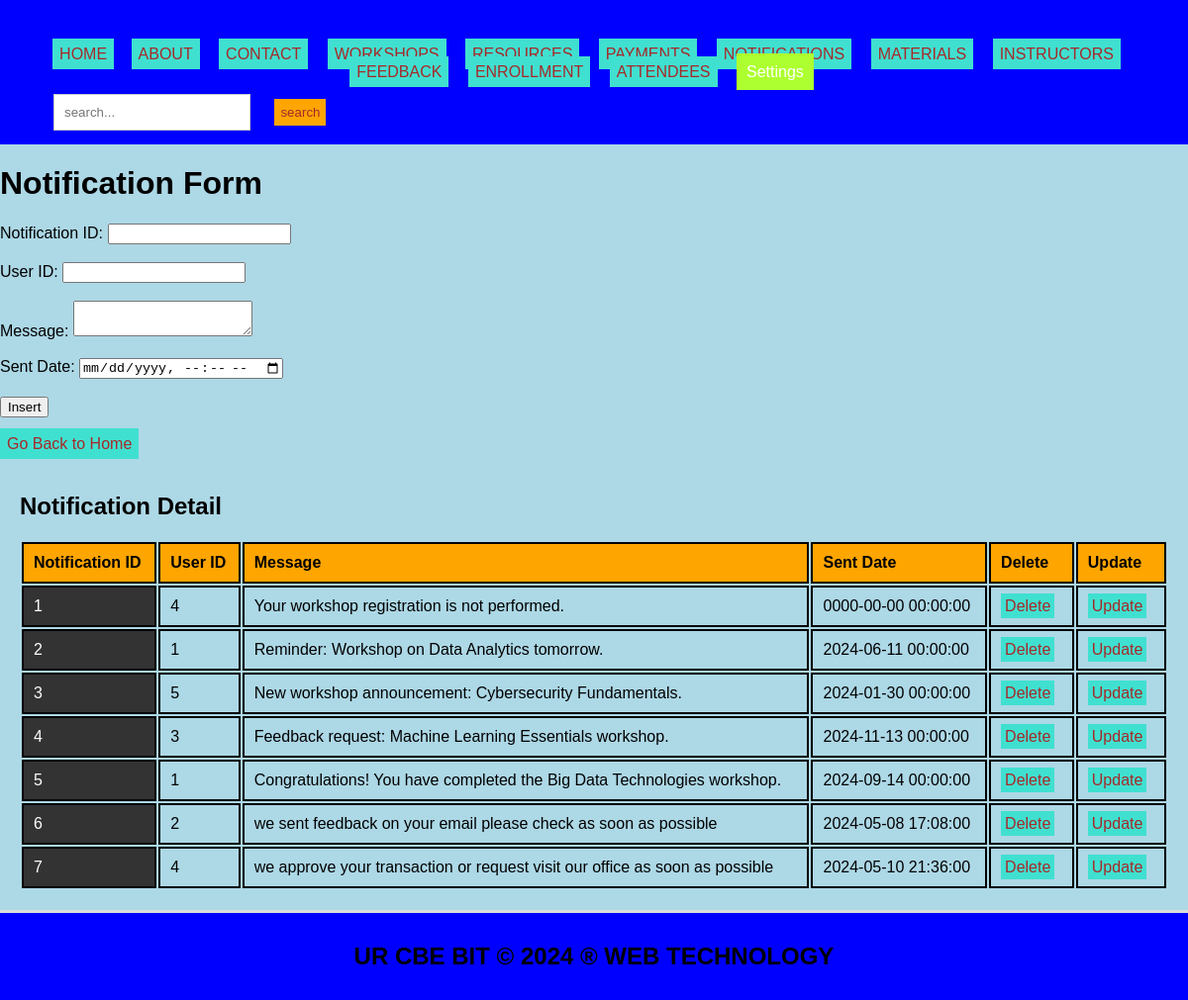
The page /notifications.php on the database its author committed.
### tables this page shows
CREATE TABLE `notifications` (
  `notification_id` int(11) NOT NULL,
  `user_id` int(11) DEFAULT NULL,
  `message` text DEFAULT NULL,
  `sent_date` datetime DEFAULT NULL
);

### notifications.php (the view, shortened to what this page needs)
<!DOCTYPE html>
<html lang="en">
<head>
  <link rel="stylesheet" type="text/css" href="style.css">
</head>
<body style="background-color: lightblue;">
  <header>
    <ul style="list-style-type: none; padding: 0;">
      <li style="display: inline; margin-right: 10px;">
           <ul style="list-style-type: none; padding: 0;">
    </li>
    <li style="display: inline; margin-right: 8px;"><a href="./home.html">HOME</a></li>
    <li style="display: inline; margin-right: 10px;"><a href="./about.html">ABOUT</a></li>
    <li style="display: inline; margin-right: 10px;"><a href="./contact.html">CONTACT</a></li>
    <li style="display: inline; margin-right: 10px;"><a href="./workshops.php">WORKSHOPS</a></li>
    <li style="display: inline; margin-right: 10px;"><a href="./resources.php">RESOURCES</a></li>
    <li style="display: inline; margin-right: 10px;"><a href="./payments.php">PAYMENTS</a></li>
    <li style="display: inline; margin-right: 10px;"><a href="./notifications.php">NOTIFICATIONS</a></li>
    <li style="display: inline; margin-right: 10px;"><a href="./materials.php"> MATERIALS</a></li>
    <li style="display: inline; margin-right: 10px;"><a href="./instructors.php">INSTRUCTORS</a></li>
    <li style="display: inline; margin-right: 10px;"><a href="./feedback.php">FEEDBACK</a></li>
    <li style="display: inline; margin-right: 10px;"><a href="./enrollment.php">ENROLLMENT</a></li>
    <li style="display: inline; margin-right: 10px;"><a href="./attendees.php">ATTENDEES</a></li>
      <li class="dropdown" style="display: inline; margin-right: 10px;">
      <a href="#" style="padding: 10px; color: white; background-color: greenyellow; text-decoration: none; margin-right: 15px;">Settings</a>
    </li>
    </ul>
  </header>
<body style="background-color: yellowgreen;">
  <div class="search-form">
      <form role="search" action="search.php">
        <input class="form-control" type="search" placeholder="search..." aria-label="search" name="query">
        <button class="btn" type="submit">search</button>
      </form>
    </div>
    <h1>Notification Form</h1>
    <form method="post" onsubmit="return confirmInsert();">
        <label for="notification_id">Notification ID:</label>
        <input type="number" id="notification_id" name="notification_id" required><br><br>
        <label for="user_id">User ID:</label>
        <input type="number" id="user_id" name="user_id" required><br><br>
        <label for="message">Message:</label>
        <textarea id="message" name="message" required></textarea><br><br>
        <label for="sent_date">Sent Date:</label>
        <input type="datetime-local" id="sent_date" name="sent_date" required><br><br>
        <input type="submit" name="add" value="Insert"><br><br>
        <a href="./home.html">Go Back to Home</a>
    </form>
    <?php
    include('database_connection.php');
    ?>
    <section>
        <h2>Notification Detail</h2>
        <table>
            <tr>
                <th>Notification ID</th>
                <th>User ID</th>
                <th>Message</th>
                <th>Sent Date</th>
                <th>Delete</th>
                <th>Update</th>
            </tr>
            <?php
            $sql = "SELECT * FROM notifications";
            $result = $connection->query($sql);
            if ($result->num_rows > 0) {
                while ($row = $result->fetch_assoc()) {
                    echo "<tr>
                            <td>{$row['notification_id']}</td>
                            <td>{$row['user_id']}</td>
                            <td>{$row['message']}</td>
                            <td>{$row['sent_date']}</td>
                            <td><a style='padding:4px' href='delete_notifications.php?notification_id={$row['notification_id']}'>Delete</a></td>
                            <td><a style='padding:4px' href='update_notifications.php?notification_id={$row['notification_id']}'>Update</a></td>
                          </tr>";
                }
            } else {
                echo "<tr><td colspan='6'>No data found</td></tr>";
            }
            ?>
        </table>
    </section>
    <footer>
        <h2>UR CBE BIT &copy; 2024 &reg; WEB TECHNOLOGY</h2>
    </footer>
</body>
</html>

### style.css (style rules this page uses)
body { font-family: Arial, sans-serif; margin: 0; padding: 0; }
.search-form { float: left; padding: 20px; }
.form-control { padding: 8px; margin-left: 4px; border: 1px solid #ccc; }
.btn { padding: 6px; background-color: orange; color: brown; border: none; }
.dropdown { position: relative; display: inline; margin-right: 10px; }
body { font-family: Arial,sans-serif; margin:0; padding:0; }
header { background-color:blue; padding: 20px; }
.dropdown { position: right; display:right; direction:rtl; }
section { padding:28px; border-bottom: 1px solid #ddd; }
footer { text-align: center; padding: 15px; background-color:blue; }

### notifications.php (style rules this page uses)
a:link { color: #0066cc; text-decoration: none; }
a { padding: 7px; color: white; background-color: turquoise; text-decoration: none; margin-right: 5px; }
a:link { color: brown; }
button.btn { margin-left: 20px; margin-top: 10px; }
input.form-control { padding: 10px; }
table { width: 100%; border-collapse: revert; }
td:first-child { background-color: #333333; color: #ffffff; }
td { padding: 8px; border-bottom: 1px solid #dddddd; }
th, td { border: 2px solid black; padding: 10px; text-align: left; }
th { background-color: orange; }
section { padding: 20px; border-bottom: 3px solid #ddd; }
header { text-align: center; padding: 30px; background-color: blue; }
.search-form { position: fixed; top: 70px; left: 30px; z-index: 999; }
footer { text-align: center; padding: 10px; background-color: blue; }

### rows shown on the page
notifications: notification_id "1", user "4", message "Your workshop registration is not performed.", sent_date "0000-00-00 00:00:00"
notifications: notification_id "2", user "1", message "Reminder: Workshop on Data Analytics tomorrow.", sent_date "2024-06-11 00:00:00"
notifications: notification_id "3", user "5", message "New workshop announcement: Cybersecurity Fundamentals.", sent_date "2024-01-30 00:00:00"
notifications: notification_id "4", user "3", message "Feedback request: Machine Learning Essentials workshop.", sent_date "2024-11-13 00:00:00"
notifications: notification_id "5", user "1", message "Congratulations! You have completed the Big Data Technologies workshop.", sent_date "2024-09-14 00:00:00"
notifications: notification_id "6", user "2", message "we sent feedback on your email please check as soon as possible", sent_date "2024-05-08 17:08:00"
notifications: notification_id "7", user "4", message "we approve your transaction or request visit our office as soon as possible", sent_date "2024-05-10 21:36:00"
